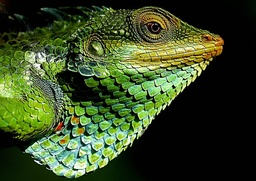
#> input picture Test Images/lizard.jpg, 256 x 181 px, shrunk from 640 x 452 before the run, found by its file name
$ python main.py
#> lines starting #> are read from the running program, lines starting #| are printed output that depends on the picture
### canny-edge-detector/preprocess.py
from cv2 import imread, IMREAD_GRAYSCALE, resize, imshow, waitKey
import numpy as np


def load_image(path: str) -> np.ndarray:
    """Loads an image in grayscale

    Args:
        path: Path to image

    Returns: The image loaded as a numpy array

    """
#> called with path = 'Test Images/lizard.jpg'
    return imread(path, IMREAD_GRAYSCALE)
#> returned value: shape (181, 256); min 0, max 255, mean 63.5


def resize_image(image: np.ndarray) -> np.ndarray:
    """Resizes an image to 256px by 256px

    Args:
        image: The image represented by a numpy array

    Returns: The resized image

    """
    return resize(image, dsize=(256, 256))
#> returned value: shape (256, 256)


def pad_image(image: np.ndarray, width: int, value: int = 0) -> np.ndarray:
    """Pads the edges of an image

    Args:
        image: The image represented by a numpy array
        width: How many rows/columns to add to each edge of the image
        value: What value to pad the edges with, default = 0

    Returns: The padded image

    """
#> called with width = 2, value = 0
    return np.pad(image, width, mode="constant", constant_values=value)
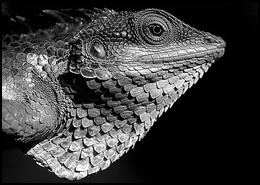
#> returned value: shape (185, 260); min 0, max 255, mean 61.1


def show_image(image: np.ndarray) -> None:
    """Displays an image in a window

    Args:
        image: The image represented by a numpy array
    """
    imshow("", image)
    waitKey(0)

### canny-edge-detector/filter.py
import numpy as np

# Sobel Operators for finding the gradient of an image
HORIZONTAL_GRADIENT_KERNEL = np.array(([1, 0, -1], [2, 0, -2], [1, 0, -1]))
VERTICAL_GRADIENT_KERNEL = np.array(([1, 2, 1], [0, 0, 0], [-1, -2, -1]))


def get_window(
    image: np.ndarray, row: int, column: int, window_size: int
) -> np.ndarray:
    """Get a window of an image centered around a point.

    Args:
        image: The image represented by a numpy array
        row: The x index of the center point
        column: The y index of the center point
        window_size: The size of the window

    Returns: A square matrix of size (window_size, window_size)

    """
    return image[
        row - (window_size) // 2 : row + (window_size // 2) + 1,
        column - (window_size // 2) : column + (window_size // 2) + 1,
    ]


def gaussian_kernel(kernel_size: int, sigma: float) -> np.ndarray:
    """Generates a Gaussian Filter Kernel.

    Args:
        kernel_size: The desired size of the kernel
        sigma: The desired standard deviation

    Returns: A square matrix representing the gaussian kernel of size kernel_size and of standard deviation sigma.

    """
#> called with kernel_size = 5, sigma = 1.4
    kernel = np.zeros((kernel_size, kernel_size))
    m = kernel_size // 2
    n = kernel_size // 2

    for row in range(-m, m + 1):
        for col in range(-n, n + 1):
            left = 1 / (2 * np.pi + (sigma * 2))
            right = np.exp(-(row**2 + col**2) / (2 * (sigma**2)))
            kernel[row + m, col + n] = left * right

    return kernel / np.sum(kernel)


def convolve(window: np.ndarray, filter: np.ndarray) -> float:
    """Computes the convolution between a window and a filter.
    Args:
        window: A window taken from an image.
        filter: The filter that the window will be convolved with.

    Returns: The resulting number after convolution is performed.

    """
    output = 0.0
    kernel_size = filter.shape[0]

    for row in range(kernel_size):
        sum = 0.0
        for col in range(kernel_size):
            sum += window[row, col] * filter[row, col]

        output += sum

    return output

### canny-edge-detector/canny_detector.py
import filter
import numpy as np


def filter_image(image: np.ndarray, kernel: np.ndarray) -> np.ndarray:
    """Filters an image.

    Args:
        image: The image represented as a numpy array. If the image is not padded, the edges will not be properly handled.
        kernel: The filter kernel that the image will be filtered with.

    Returns: The filtered image.

    """
    num_rows = image.shape[0]
#> num_rows = 185
    num_cols = image.shape[1]
#> num_cols = 260

    filtered = np.zeros_like(image)
    kernel_size = kernel.shape[0]
    half_kernel_size = kernel_size // 2
    i, j = half_kernel_size, half_kernel_size

    for row in range(half_kernel_size, num_rows - half_kernel_size):
        for col in range(half_kernel_size, num_cols - half_kernel_size):
            filtered[i, j] = filter.convolve(
                filter.get_window(image, row, col, kernel_size), kernel
            )
            j += 1
        i += 1
        j = 0
#> this loop made 181 passes
#> i on pass 1: 3

    # Normalizing the filtered image
    filtered_max = filtered.max()
    filtered_min = filtered.min()

    filtered = (filtered - filtered_min) / (filtered_max - filtered_min) * 255
    return filtered.astype(np.uint8)


def compute_gradient(image: np.ndarray) -> tuple[np.ndarray, np.ndarray]:
    """Computes the gradient of an image using Sobel Operators.

    Args:
        image: The image represented as a numpy array.

    Returns: A tuple containing the gradient of the image as the first value and the direction of edges as the second value.

    """
    horizontal = filter.HORIZONTAL_GRADIENT_KERNEL
    vertical = filter.VERTICAL_GRADIENT_KERNEL

    G_x = filter_image(image, horizontal)
#> after the loop in filter_image (call 2), `for row in range(half_kernel_size, num_rows - half_kernel_size):`:
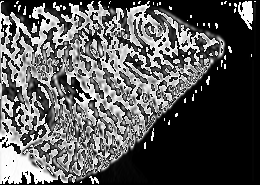
#> filtered: shape (185, 260); min 0, max 255, mean 87.7
    G_y = filter_image(image, vertical)
#> after the loop in filter_image (call 3), `for row in range(half_kernel_size, num_rows - half_kernel_size):`:
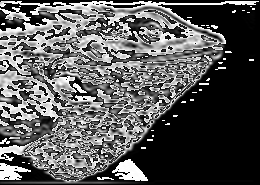
#> filtered: shape (185, 260); min 0, max 255, mean 88.7

    return np.sqrt(np.square(G_x) + np.square(G_y)).astype(np.uint8), np.rad2deg(
        np.arctan2(G_y, G_x)
    )


def round_angles(theta: np.ndarray) -> np.ndarray:
    """Rounds angles to the closest quadrantal angles or special angles (0, 45, 90, 135)

    Args:
        theta: Numpy array containing the direction of edges (in degrees).

    Returns: A numpy array containing the direction of edges rounded to the closest quadrantal or special angles (0, 45, 90, 135).

    """
    target = np.array([0, 45, 90, 135])
    rounded = np.array(
        [target[np.argmin(np.abs(target - angle))] for angle in theta.flatten()]
    )
    return rounded.reshape(theta.shape)
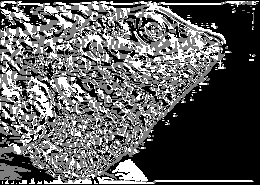
#> returned value: shape (185, 260) int64; min 0, max 90, mean 32.5; drawn with min black and max white


def cut_off_supression(gradient: np.ndarray, theta: np.ndarray) -> np.ndarray:
    """Suppresses pixels in the gradient that are along weak edges.

    Args:
        gradient: Numpy array containing the gradient of the image
        theta: Numpy array containing the direction of edges rounded to the closest quadrantal or special angles.

    Returns: The gradient image with suppressed weak edges.

    """
    result = gradient
    num_rows = gradient.shape[0]
    num_cols = gradient.shape[1]

    for row in range(1, num_rows - 1):
        for col in range(1, num_cols - 1):
            current = gradient[row, col]
            angle = theta[row, col]

            if angle == 0:
                east = gradient[row, col + 1]
                west = gradient[row, col - 1]

                if current <= east and current <= west:
                    result[row, col] = 0
            elif angle == 45:
                northeast = gradient[row - 1, col + 1]
                southwest = gradient[row + 1, col - 1]

                if current <= northeast and current <= southwest:
                    result[row, col] = 0
            elif angle == 90:
                north = gradient[row - 1, col]
                south = gradient[row + 1, col]

                if current <= north and current <= south:
                    result[row, col] = 0
            elif angle == 135:
                northwest = gradient[row - 1, col - 1]
                southeast = gradient[row + 1, col + 1]

                if current <= northwest and current <= southeast:
                    result[row, col] = 0
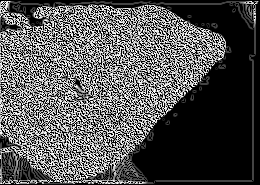
#> result: shape (185, 260); min 0, max 15, mean 4.98; drawn with min black and max white

    return result


def double_theshold(gradient: np.ndarray) -> np.ndarray:
    """Thresholds the image gradient using two thresholds that are based on the strongest pixel intensity within the gradient.
    The high threshold is 20% of the highest intensity pixel and the low threshold is 10% of the highest intensity pixel.

    Args:
        gradient: Numpy array containing the gradient of the image


    Returns: The thresholded image as a numpy array.

    """
    thresholded = np.zeros_like(gradient)
    max_pixel = gradient.max()
    high = max_pixel * 0.2
    low = max_pixel * 0.1

    for row in range(1, gradient.shape[0] - 1):
        for col in range(1, gradient.shape[1] - 1):
            if gradient[row, col] > high:
                thresholded[row, col] = 255
            elif gradient[row, col] <= high and gradient[row, col] > low:
                thresholded[row, col] = gradient[row, col]
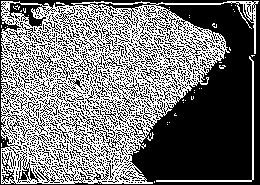
#> thresholded: shape (185, 260); min 0, max 255, mean 116.6

    return thresholded


def hysteresis(thresholded_gradient: np.ndarray) -> np.ndarray:
    """Locates weak edges within the gradient and looks at its 8 neighbors to determine if should be a strong edge. If not the edge is suppressed.

    Args:
        thresholded_gradient: The gradient of the image after undergoing cut-off suppression and double thresholding

    Returns: A numpy array containing the image gradient showing the edges of the image.

    """
    result = np.copy(thresholded_gradient)

    for row in range(1, result.shape[0] - 1):
        for col in range(1, result.shape[1] - 1):
            current = result[row, col]

            if current == 0 or current == 255:
                continue

            neighborhood = get_neighborhood_3x3(result, row, col)

            if 255 in neighborhood:
                result[row, col] = 255
            else:
                result[row, col] = 0
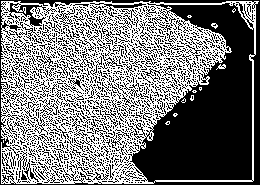
#> result: shape (185, 260); 47.3% white in thin lines or dots

    return result


def get_neighborhood_3x3(arr: np.ndarray, x: int, y: int) -> np.ndarray:
    """Gets a 3x3 neighborhood based on a location within an array

    Args:
        arr: Numpy array containing the data.
        x: The x coordinate of the location.
        y: The y coordinate of the location.

    Returns: A 3x3 numpy array containing the neighborhood of the location within arr specified by the location [x, y].

    """
    return arr[x - 1 : x + 2, y - 1 : y + 2]

### canny-edge-detector/main.py
import canny_detector
import filter
import preprocess

img_path = "Test Images/lizard.jpg"

image = preprocess.load_image(img_path)
resized_image = preprocess.resize_image(image)
padded_image = preprocess.pad_image(image, 5 // 2)
gaussian = filter.gaussian_kernel(5, 1.4)
filtered_image = canny_detector.filter_image(padded_image, gaussian)
gradient, theta = canny_detector.compute_gradient(filtered_image)
rounded_theta = canny_detector.round_angles(theta)
cut_off = canny_detector.cut_off_supression(gradient, rounded_theta)
double_thresh = canny_detector.double_theshold(cut_off)
edges = canny_detector.hysteresis(double_thresh)
preprocess.show_image(edges)
